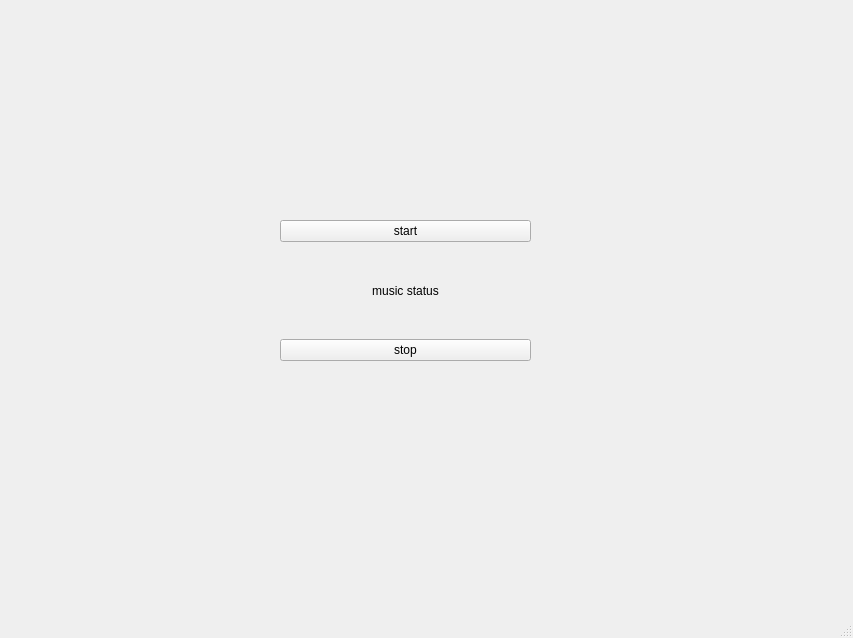
<?xml version="1.0" encoding="UTF-8"?>
<ui version="4.0">
 <class>MainWindow</class>
 <widget class="QMainWindow" name="MainWindow">
  <property name="geometry">
   <rect>
    <x>0</x>
    <y>0</y>
    <width>853</width>
    <height>638</height>
   </rect>
  </property>
  <property name="windowTitle">
   <string>MainWindow</string>
  </property>
  <widget class="QWidget" name="centralwidget">
   <widget class="QWidget" name="verticalLayoutWidget">
    <property name="geometry">
     <rect>
      <x>280</x>
      <y>220</y>
      <width>251</width>
      <height>141</height>
     </rect>
    </property>
    <layout class="QVBoxLayout" name="verticalLayout">
     <item>
      <widget class="QPushButton" name="_start_button">
       <property name="text">
        <string>start</string>
       </property>
      </widget>
     </item>
     <item>
      <widget class="QLabel" name="_status_label">
       <property name="layoutDirection">
        <enum>Qt::LayoutDirection::LeftToRight</enum>
       </property>
       <property name="text">
        <string>music status</string>
       </property>
       <property name="alignment">
        <set>Qt::AlignmentFlag::AlignCenter</set>
       </property>
      </widget>
     </item>
     <item>
      <widget class="QPushButton" name="_stop_button">
       <property name="text">
        <string>stop</string>
       </property>
      </widget>
     </item>
    </layout>
   </widget>
  </widget>
  <widget class="QMenuBar" name="menubar">
   <property name="geometry">
    <rect>
     <x>0</x>
     <y>0</y>
     <width>853</width>
     <height>30</height>
    </rect>
   </property>
  </widget>
  <widget class="QStatusBar" name="statusbar"/>
 </widget>
 <resources/>
 <connections/>
</ui>
